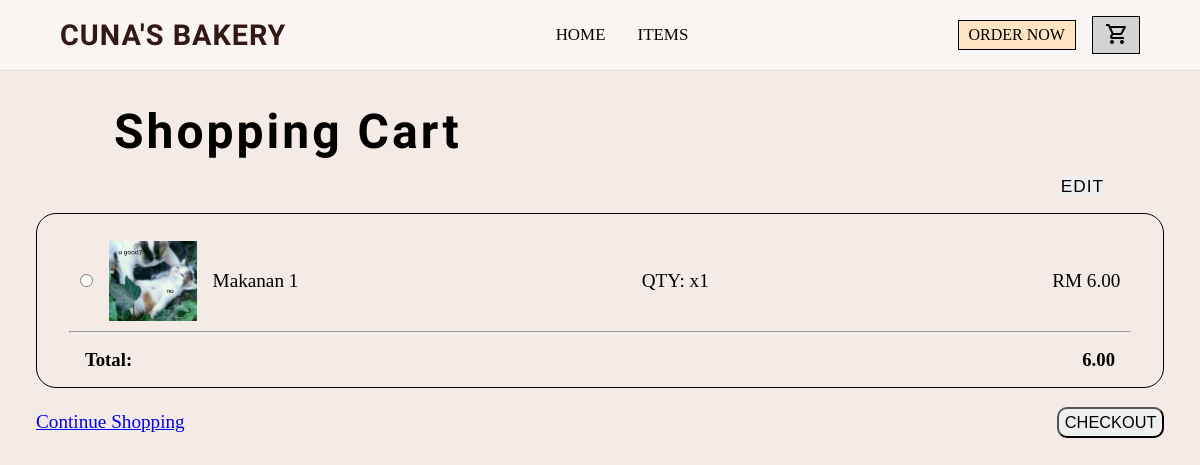
/cart.php (signed in), run on an earlier commit of the app's database.
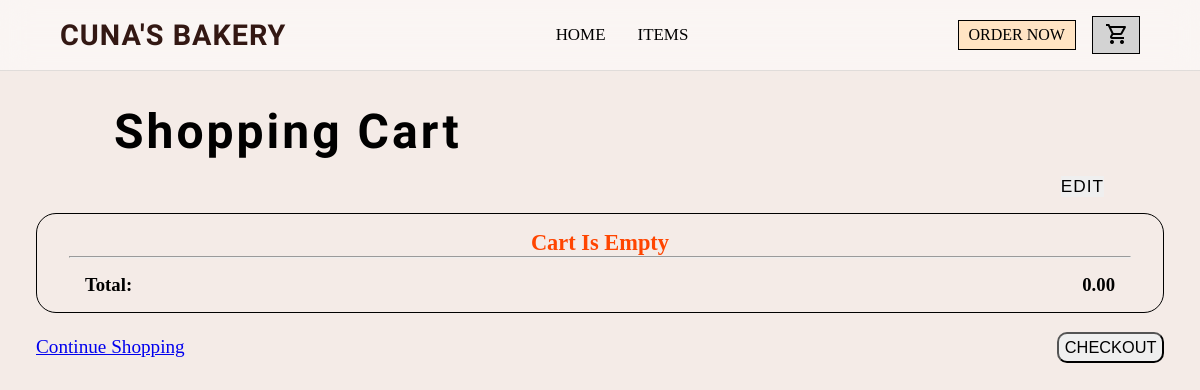
And on a later commit of the database.
### tables this page shows
CREATE TABLE `cart` (
  `cartID` int(11) NOT NULL,
  `userID` int(11) NOT NULL,
  `productID` int(11) NOT NULL,
  `quantity` int(11) NOT NULL DEFAULT 1
);

CREATE TABLE `products` (
  `productID` int(11) NOT NULL,
  `name` varchar(100) NOT NULL,
  `description` text DEFAULT NULL,
  `price` decimal(10,2) NOT NULL,
  `image` varchar(555) NOT NULL
);

### cart.php (the view, shortened to what this page needs)
<?php
include 'connect.php';
$userID = $_SESSION['userID'];
$stmt = $conn->prepare("SELECT cart.productID, cart.quantity, products.name, products.price
                                FROM cart
                                INNER JOIN products
                                    ON cart.productID = products.productID
                                WHERE cart.userID = ?");
$stmt->bind_param("i", $userID);
$stmt->execute();
$result = $stmt->get_result();
$total = 0;
?>
<!DOCTYPE html>
<html lang="en">
<head>
    <link rel="stylesheet" href="style.css">
</head>
<body>
    <nav>
        <div class="logo">
            <a href="index.php">CUNA'S BAKERY</a>
        </div>
        <ul class="links">
            <li><a href="index.php">HOME</a></li>
            <li><a href="items.php">ITEMS</a></li>
        </ul>
        <div class="btns">
            <a href="items.php" class="order-now-btn">ORDER NOW</a>
            <a href="cart.php" class="cart-btn"><span class="material-symbols-outlined">shopping_cart</span></a>
        </div>
    </nav>
    <main>
        <div class="header">
            <h1>Shopping Cart</h1>
        </div>
        <form action="cart_edit.php" method="GET">
            <div class="edit-btns">
                <button type="submit" class="edit-btn">EDIT</button>
            </div>
            <div class="cart-container">
                <?php
                if (mysqli_num_rows($result) > 0) {
                    while ($product  = $result->fetch_assoc()) {
                        $subtotal = $product['price'] * $product['quantity'];
                        $total += $subtotal; ?>
                        <div class="cart-items">
                            <div class="first-childe">
                                <input type="radio" name="productID" value="<?= $product['productID'] ?>">
                                <img src="uploads/u good.jpg">
                                <p><?= htmlspecialchars($product['name']); ?></p>
                            </div>
                            <p>QTY: x<?= $product['quantity']; ?> </p>
                            <p>RM <?= number_format($subtotal, 2); ?> </p>
                        </div>
                        <hr>
                <?php }
                } else {
                    echo "<div class='cart-empty'><p>Cart Is Empty</p></div><hr>";
                } ?>
                <div class="total-price">
                    <h3>Total:</h3>
                    <h3><?= number_format($total, 2); ?> </h3>
                </div>
            </div>
        </form>
        <div class="down-btns">
            <a href="items.php" class="cont-btn">Continue Shopping</a><br><br>
            <a href="checkout.php"><button type="button" class="checkout-btn ">CHECKOUT</button></a>
        </div>
    </main>
</body>
</html>

### style.css (style rules this page uses)
* { margin: 0; padding: 0; box-sizing: border-box; }
html, body { width: 100%; max-width: 100%; overflow-x: hidden; }
body { background-color: #F4EBE7; }
nav { width: 100%; padding: 1rem 5%; background: rgba(255, 255, 255, 0.5); border-bottom: 1px solid rgba(0, 0, 0, 0.1); backdrop-filter: blur(15px); display: flex; align-items: center; justify-content: space-between; }
.logo a { list-style: none; text-decoration: none; font-family: chewy; font-size: 1.8rem; font-weight: 700; letter-spacing: 1px; color: #331813; }
.links { list-style: none; padding: 0; display: flex; gap: 2rem; align-items: center; }
.links li a { text-decoration: none; display: block; padding: 8px 0; height: 100%; font-size: 1.06rem; font-weight: 500; color: black; }
.btns { display: flex; align-items: center; gap: 1rem; }
.btns a { color: black; text-decoration: none; }
.order-now-btn { padding: 5px 10px; border: 1px solid black; background-color: bisque; }
.cart-btn { padding: 5px 10px 3px 12px; background-color: lightgray; border: 1px solid black; }
.header { display: flex; align-items: center; padding: 1rem 5%; justify-content: space-between; }
.header h1 { padding: 1rem 5%; padding-bottom: unset; font-family: chewy; font-size: 3rem; font-weight: 700; letter-spacing: 3px; }
.edit-btns { text-align: end; margin-right: 8%; margin-bottom: 1rem; }
.edit-btn { border: none; cursor: pointer; font-size: 1.08rem; letter-spacing: 1px; }
.cart-empty { text-align: center; color: orangered; font-size: 1.4rem; font-weight: 600; }
.cart-container { border: 1px solid black; border-radius: 20px; margin: 0 3%; padding: 1rem 2rem; align-items: center; }
.total-price { display: flex; justify-content: space-between; margin: 1rem; margin-bottom: unset; }
.down-btns { display: flex; align-items: center; justify-content: space-between; margin: 1rem 3%; }
.cont-btn { font-size: 1.2rem; cursor: pointer; transition: color 0.3 ease; }
.checkout-btn { font-size: 1.02rem; padding: 0.25rem .35rem; border-radius: 10px; cursor: pointer; transition: transform 0.3s ease; }
.cart-items { display: flex; align-items: center; justify-content: space-between; text-align: center; margin: 1%; }
.first-childe { display: flex; align-items: center; gap: clamp(0rem, 1rem, 2rem); }
.cart-items img { height: 80px; }
.cart-items p { font-size: 1.2rem; }

What changed in the data, as far as the page shows it:
removed cart: productID.name "Makanan 1", quantity "1", productID.price "6.00"
Also different on the page:
$total: "6.00" → "0.00"
text now shown: "Cart Is Empty"
